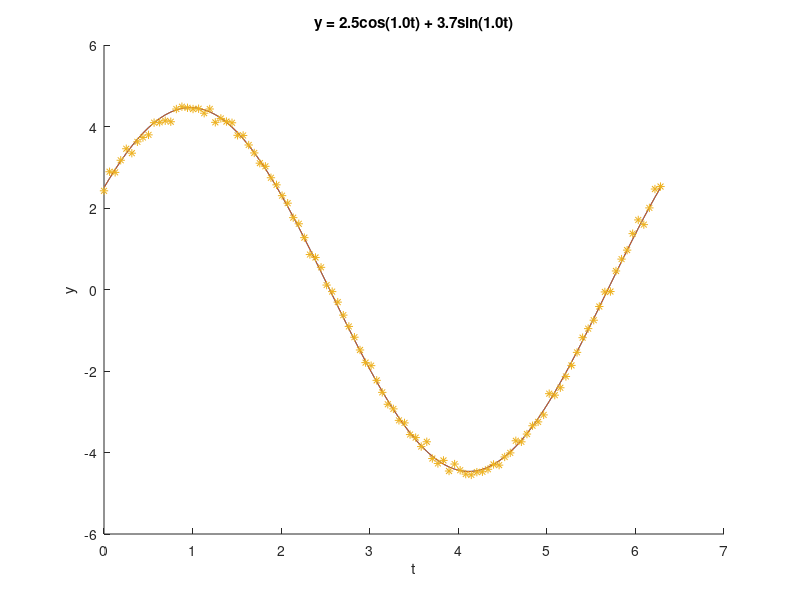

The MATLAB source for this figure:
%
% Demonstrates determining the coefficients of a single sinusoid with
% known frequency:
%
% (w,t) = C*cos(wt) + D*sin(wt)
%
% First, the continuous form of the function is used to solve for the
% coefficients (through the use of numeric integration).  Next, discrete
% points are used.  Finally, discrete points, at values subject to noise
% and/or bias are used.
%
% Kurt Motekew  2022/07/31
%

close all;
clear;

  % Frequency, Hz
w1 = 1.0;

  % Coefficients of the sinusoid function: y(w,t) = C*cos(wt) + D*sin(wt)
  %                                               = A*cos(wt - phi)
c1 = 2.5;
d1 = 3.7; 

  % Mean and standard deviation of noise to be applied
mu = 0.0;
sigma = 0.1;

%
% End user inputs
%

  % In terms of amplitude and phase offset
a1 = sqrt(c1*c1 + d1*d1);
phi1 = atan2(d1,c1);

  % Period and increment
pd = 2*pi/w1;
dt = pd/100;
t = 0:dt:pd;

  % Truth
y1 = c1*cos(w1*t) + d1*sin(w1*t);
  % Noisy
y1_n = (mu + sigma*randn(1,size(y1,2))) + y1;

fprintf('\nFrequency %1.1f Hz', w1);
fprintf('\nPeriod %1.3e sec', pd);
fprintf('\nAmplitude %1.1f', a1);
fprintf('\nPhase %1.2f deg', 180*phi1/pi);
fprintf('\n');

figure; hold on;
plot(t, y1);
plot(t, a1*cos(w1*t - phi1));
plot(t, y1_n, '*');

%
% Determine coeffcients by integrating the sine wave definition
%

fun = @(t) (c1*cos(w1*t) + d1*sin(w1*t)).*cos(w1*t);
c1_hat = (2.0/pd)*integral(fun,0,pd);
fun = @(t) (c1*cos(w1*t) + d1*sin(w1*t)).*sin(w1*t);
d1_hat = (2.0/pd)*integral(fun,0,pd);

fprintf('\nDetermination using f(wt)');
fprintf('\nc1: %1.3f  vs.  c1: %1.3f', c1, c1_hat);
fprintf('\nd1: %1.3f  vs.  d1: %1.3f', d1, d1_hat);

%
% Determine coeffcients by integrating discrete points 
%

c1_hat = (2.0/pd)*trapz(t, y1.*cos(w1*t));
d1_hat = (2.0/pd)*trapz(t, y1.*sin(w1*t));

fprintf('\nDetermination using f[wt] with dt = %1.1e sec', dt);
fprintf('\nc1: %1.3f  vs.  c1: %1.3f', c1, c1_hat);
fprintf('\nd1: %1.3f  vs.  d1: %1.3f', d1, d1_hat);

%
% Determine coeffcients by integrating discrete points subject to
% noise and bias
%

c1_hat = (2.0/pd)*trapz(t, y1_n.*cos(w1*t));
d1_hat = (2.0/pd)*trapz(t, y1_n.*sin(w1*t));

fprintf('\nDetermination using f[wt] + N(%1.1f,%1.1f)', mu, sigma);
fprintf('\nc1: %1.3f  vs.  c1: %1.3f', c1, c1_hat);
fprintf('\nd1: %1.3f  vs.  d1: %1.3f', d1, d1_hat);

stitle = sprintf('y = %1.1fcos(%1.1ft) + %1.1fsin(%1.1ft)', c1, w1, d1, w1);
xlabel('t');
ylabel('y');
title(stitle);

fprintf('\n');
